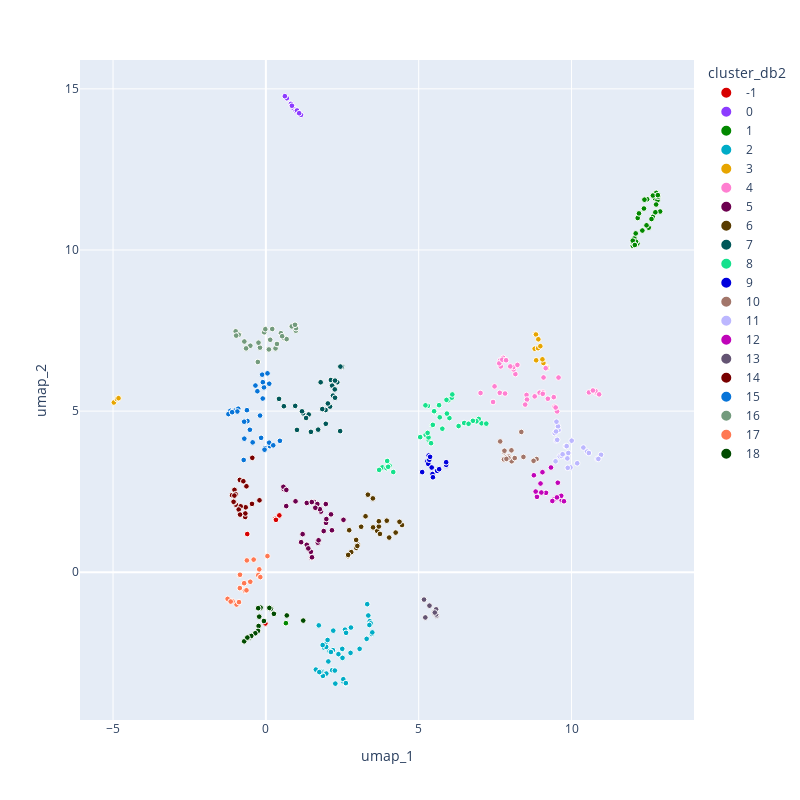

The code cell stored with this chart in its notebook:
### Code cell
df_plot['umap_1'] = u2[:,0]
df_plot['umap_2'] = u2[:,1]
# df_plot['umap_3'] = u2[:,2]
# df_plot['cluster_db2'] = labels
# df_plot['cluster_db2'] = df_plot['cluster_db2'].astype('category')

# n=df_plot['cluster_db2'].nunique()
# cmap = cc.cm.glasbey_dark
# chex = [matplotlib.colors.rgb2hex(cmap(i)) for i in range(n)]
# c_order = {'cluster_db2':list(np.r_[-1, 0:labels.max()+1])}

# fig = px.scatter_3d(df_plot, x='umap_1', y='umap_2', z='umap_3', size=np.repeat(1, df_plot.shape[0]), size_max=15,
#                     hover_name='stn_name',color='cluster_db2',
#                     color_discrete_sequence=chex,
#                     category_orders=c_order,
#                     opacity=1,
#                     width=800, height=800)
# fig.update_scenes(xaxis_showspikes=False)
# fig.update_scenes(yaxis_showspikes=False)
# fig.update_scenes(zaxis_showspikes=False)

fig = px.scatter(df_plot, x='umap_1', y='umap_2', size=np.repeat(1, df_plot.shape[0]), size_max=4,
                    hover_name='stn_name',color='cluster_db2',
                    color_discrete_sequence=chex,
                    category_orders=c_order,
                    opacity=1,
                    width=800, height=800)

fig.show()

### Figure 1 — Plotly figure (JSON) as saved in the notebook; plotly's stock layout.template omitted (floating-point values rounded to 4 significant figures)
{"data": [{"hovertemplate": "<b>%{hovertext}</b><br><br>cluster_db2=-1<br>umap_1=%{x}<br>umap_2=%{y}<br>size=%{marker.size}<extra></extra>", "hovertext": ["福興", "秀水", "埔心", "嘉義市東區", "六腳"], "legendgroup": "-1", "marker": {"color": "#d70000", "opacity": 1, "size": [1, 1, 1, 1, 1], "sizemode": "area", "sizeref": 0.0625, "symbol": "circle"}, "mode": "markers", "name": "-1", "orientation": "v", "showlegend": true, "type": "scatter", "x": [0.3068, 0.4408, 0.3303, -0.01648, -0.6095], "xaxis": "x", "y": [1.658, 1.764, 1.626, -1.588, 1.186], "yaxis": "y"}, {"hovertemplate": "<b>%{hovertext}</b><br><br>cluster_db2=0<br>umap_1=%{x}<br>umap_2=%{y}<br>size=%{marker.size}<extra></extra>", "hovertext": ["玉山", "雪山圈谷", "審馬陣", "南湖圈谷", "桃山", "雪山東峰", "昆陽", "合歡山", "小奇萊", "大禹嶺", "多加屯"], "legendgroup": "0", "marker": {"color": "#8c3cff", "opacity": 1, "size": [1, 1, 1, 1, 1, 1, 1, 1, 1, 1, 1], "sizemode": "area", "sizeref": 0.0625, "symbol": "circle"}, "mode": "markers", "name": "0", "orientation": "v", "showlegend": true, "type": "scatter", "x": [0.8198, 0.8932, 0.8935, 0.9778, 0.8527, 1.108, 0.6849, 1.019, 0.6211, 1.151, 1.089], "xaxis": "x", "y": [14.53, 14.43, 14.41, 14.32, 14.48, 14.25, 14.71, 14.33, 14.77, 14.19, 14.24], "yaxis": "y"}, {"hovertemplate": "<b>%{hovertext}</b><br><br>cluster_db2=1<br>umap_1=%{x}<br>umap_2=%{y}<br>size=%{marker.size}<extra></extra>", "hovertext": ["三地門", "鹽埔", "屏東", "赤山", "潮州", "來義", "春日", "琉球嶼", "高樹", "長治", "九如", "萬丹", "崁頂", "林邊", "佳冬", "新埤", "新園", "麟洛", "南州", "里港", "竹田", "月眉", "美濃", "溪埔", "阿公店", "鳳森", "旗山", "萬山", "六龜", "關廟"], "legendgroup": "1", "marker": {"color": "#028800", "opacity": 1, "size": [1, 1, 1, 1, 1, 1, 1, 1, 1, 1, 1, 1, 1, 1, 1, 1, 1, 1, 1, 1, 1, 1, 1, 1, 1, 1, 1, 1, 1, 1], "sizemode": "area", "sizeref": 0.0625, "symbol": "circle"}, "mode": "markers", "name": "1", "orientation": "v", "showlegend": true, "type": "scatter", "x": [12.01, 12.17, 12.1, 12.04, 12.9, 12.04, 12.06, 12.73, 12.15, 12.52, 12.37, 12.66, 12.81, 12.77, 12.83, 12.66, 12.77, 12.62, 12.82, 12.47, 12.21, 12.11, 12.1, 12.0, 0.6557, 12.74, 12.32, 12.39, 12.07, 12.45], "xaxis": "x", "y": [10.13, 10.99, 10.24, 10.24, 11.19, 10.21, 10.36, 11.6, 10.2, 10.69, 11.29, 11.03, 11.55, 11.77, 11.65, 11.69, 11.41, 10.96, 11.7, 11.57, 11.14, 10.26, 10.51, 10.29, -1.579, 11.17, 10.6, 11.56, 10.15, 10.77], "yaxis": "y"}, {"hovertemplate": "<b>%{hovertext}</b><br><br>cluster_db2=2<br>umap_1=%{x}<br>umap_2=%{y}<br>size=%{marker.size}<extra></extra>", "hovertext": ["臺南", "永康", "高雄", "大武", "恆春", "臺東", "車城", "貓鼻頭", "墾雷", "東港", "枋寮", "楓港", "佳樂水", "枋山", "蘭嶼高中", "香蘭", "加津林", "鳳山", "新興", "旗津", "梓官", "永安", "茄萣", "湖內", "彌陀", "岡山", "楠梓", "仁武", "鼓山", "三民", "苓雅", "林園", "大寮", "路竹", "橋頭", "大社", "左營", "臺南市北區", "臺南市南區", "仁德", "安平"], "legendgroup": "2", "marker": {"color": "#00acc7", "opacity": 1, "size": [1, 1, 1, 1, 1, 1, 1, 1, 1, 1, 1, 1, 1, 1, 1, 1, 1, 1, 1, 1, 1, 1, 1, 1, 1, 1, 1, 1, 1, 1, 1, 1, 1, 1, 1, 1, 1, 1, 1, 1, 1], "sizemode": "area", "sizeref": 0.0625, "symbol": "circle"}, "mode": "markers", "name": "2", "orientation": "v", "showlegend": true, "type": "scatter", "x": [1.951, 2.019, 2.535, 2.205, 2.589, 1.732, 3.399, 2.624, 2.783, 3.068, 3.297, 3.431, 3.351, 3.387, 3.316, 3.462, 3.482, 1.635, 2.534, 2.169, 2.488, 2.375, 1.897, 2.194, 2.499, 1.844, 2.257, 1.977, 2.771, 2.625, 2.617, 2.272, 1.865, 2.044, 1.793, 1.748, 2.508, 2.084, 2.129, 1.974, 1.858], "xaxis": "x", "y": [-2.237, -2.101, -3.391, -1.812, -1.781, -1.649, -1.521, -1.88, -1.716, -2.377, -2.067, -1.587, -1.342, -1.637, -0.9903, -1.912, -1.868, -3.019, -3.319, -3.04, -2.648, -2.54, -2.335, -2.418, -2.378, -3.08, -3.05, -3.143, -2.503, -3.463, -3.439, -3.456, -3.215, -2.768, -3.086, -3.098, -2.658, -2.45, -2.476, -2.318, -2.259], "yaxis": "y"}, {"hovertemplate": "<b>%{hovertext}</b><br><br>cluster_db2=3<br>umap_1=%{x}<br>umap_2=%{y}<br>size=%{marker.size}<extra></extra>", "hovertext": ["阿里山", "雪霸", "梨山", "梅峰", "大漢山", "向陽", "紅石", "勝林山", "金崙山", "太平山", "南山", "翠峰湖", "鴛鴦湖", "白嶺", "瑞穗林道", "赤柯山"], "legendgroup": "3", "marker": {"color": "#e7a500", "opacity": 1, "size": [1, 1, 1, 1, 1, 1, 1, 1, 1, 1, 1, 1, 1, 1, 1, 1], "sizemode": "area", "sizeref": 0.0625, "symbol": "circle"}, "mode": "markers", "name": "3", "orientation": "v", "showlegend": true, "type": "scatter", "x": [-4.973, -4.822, -4.838, -4.87, 8.794, -4.82, 8.906, 9.195, 9.081, 8.814, 8.843, 8.836, 8.915, 8.98, 9.048, 9.193], "xaxis": "x", "y": [5.267, 5.417, 5.402, 5.372, 6.936, 5.402, 6.954, 6.365, 6.494, 7.396, 6.577, 7.379, 7.229, 7.015, 6.607, 6.337], "yaxis": "y"}, {"hovertemplate": "<b>%{hovertext}</b><br><br>cluster_db2=4<br>umap_1=%{x}<br>umap_2=%{y}<br>size=%{marker.size}<extra></extra>", "hovertext": ["鞍部", "竹子湖", "坪林", "四堵", "泰平", "福山", "桶後", "石碇", "火燒寮", "大坪", "五指山", "三和", "大屯山", "五分山", "平等", "福山植物園", "下馬", "月眉山", "水源", "大坑", "鳳林山", "加路蘭山", "雙連埤", "玉蘭", "龜山島", "大礁溪", "鶯子嶺", "坪林石牌", "土場", "西德山", "西帽山", "樟樹山", "桃源谷", "佳心", "和平林道", "蕃薯寮", "清水林道"], "legendgroup": "4", "marker": {"color": "#ff7fd1", "opacity": 1, "size": [1, 1, 1, 1, 1, 1, 1, 1, 1, 1, 1, 1, 1, 1, 1, 1, 1, 1, 1, 1, 1, 1, 1, 1, 1, 1, 1, 1, 1, 1, 1, 1, 1, 1, 1, 1, 1], "sizemode": "area", "sizeref": 0.0625, "symbol": "circle"}, "mode": "markers", "name": "4", "orientation": "v", "showlegend": true, "type": "scatter", "x": [7.685, 7.482, 10.57, 10.78, 9.575, 10.79, 10.79, 10.9, 10.7, 7.653, 7.664, 7.433, 7.636, 7.764, 7.024, 9.155, 9.446, 9.059, 8.956, 8.795, 9.059, 8.163, 9.085, 7.825, 8.104, 8.528, 7.735, 8.095, 9.528, 8.23, 7.996, 8.542, 7.859, 9.418, 9.226, 8.483, 9.48], "xaxis": "x", "y": [6.388, 5.768, 5.58, 5.587, 6.041, 5.582, 5.618, 5.52, 5.64, 5.567, 6.572, 5.283, 6.483, 6.653, 5.562, 6.333, 5.138, 5.581, 5.571, 5.457, 5.537, 6.15, 6.044, 5.546, 6.295, 5.502, 6.597, 6.366, 4.99, 6.434, 6.387, 5.359, 6.579, 5.434, 5.385, 5.203, 5.112], "yaxis": "y"}, {"hovertemplate": "<b>%{hovertext}</b><br><br>cluster_db2=5<br>umap_1=%{x}<br>umap_2=%{y}<br>size=%{marker.size}<extra></extra>", "hovertext": ["花蓮", "東吉島", "澎湖", "成功", "梧棲", "三重", "苑裡", "大安", "清水", "龍井", "大雅(中科園區)", "鹿港", "二林", "埔鹽", "埤頭", "芳苑", "伸港", "線西", "宜梧", "臺西", "東石", "布袋", "南澳", "花嶼", "將軍", "北門", "七股", "和平"], "legendgroup": "5", "marker": {"color": "#6c004f", "opacity": 1, "size": [1, 1, 1, 1, 1, 1, 1, 1, 1, 1, 1, 1, 1, 1, 1, 1, 1, 1, 1, 1, 1, 1, 1, 1, 1, 1, 1, 1], "sizemode": "area", "sizeref": 0.0625, "symbol": "circle"}, "mode": "markers", "name": "5", "orientation": "v", "showlegend": true, "type": "scatter", "x": [1.203, 2.539, 1.892, 1.338, 2.131, 1.579, 1.961, 1.8, 1.684, 1.339, 1.765, 0.6661, 0.5801, 0.9705, 0.5735, 0.6697, 1.618, 1.503, 1.486, 1.967, 1.509, 1.471, 1.154, 2.162, 1.388, 1.7, 1.725, 1.979], "xaxis": "x", "y": [1.183, 1.627, 1.278, 0.8512, 1.796, 2.179, 2.116, 1.883, 2.117, 2.15, 1.957, 2.053, 2.586, 2.202, 2.651, 2.555, 2.001, 2.178, 0.4465, 1.533, 0.4641, 0.6356, 0.9336, 1.303, 0.7394, 0.9178, 0.9917, 1.651], "yaxis": "y"}, {"hovertemplate": "<b>%{hovertext}</b><br><br>cluster_db2=6<br>umap_1=%{x}<br>umap_2=%{y}<br>size=%{marker.size}<extra></extra>", "hovertext": ["彭佳嶼", "新屋", "金門", "蘭嶼", "馬祖", "鼻頭角", "三貂角", "白沙灣", "基隆嶼", "新豐", "湖口", "旭海", "綠島", "蘭嶼燈塔", "山豬窟", "東莒", "西嶼", "金沙", "金寧", "烏坵", "東引", "吉安光華"], "legendgroup": "6", "marker": {"color": "#583b00", "opacity": 1, "size": [1, 1, 1, 1, 1, 1, 1, 1, 1, 1, 1, 1, 1, 1, 1, 1, 1, 1, 1, 1, 1, 1], "sizemode": "area", "sizeref": 0.0625, "symbol": "circle"}, "mode": "markers", "name": "6", "orientation": "v", "showlegend": true, "type": "scatter", "x": [3.117, 3.261, 2.687, 3.64, 2.958, 3.508, 3.696, 3.696, 3.956, 3.338, 3.501, 4.246, 3.733, 4.034, 4.455, 3.002, 2.727, 2.793, 2.692, 2.954, 2.992, 4.371], "xaxis": "x", "y": [1.412, 1.737, 0.5002, 1.286, 0.7582, 1.392, 1.419, 1.583, 1.6, 2.407, 2.292, 1.231, 1.189, 1.077, 1.465, 0.8614, 1.305, 0.6244, 0.5371, 1.002, 0.816, 1.565], "yaxis": "y"}, {"hovertemplate": "<b>%{hovertext}</b><br><br>cluster_db2=7<br>umap_1=%{x}<br>umap_2=%{y}<br>size=%{marker.size}<extra></extra>", "hovertext": ["鶯歌", "復興", "梅花", "關西", "峨眉", "打鐵坑", "橫山", "香山", "寶山", "南庄", "大湖", "後龍", "明德", "通霄", "馬都安", "造橋", "銅鑼", "卓蘭", "西湖", "獅潭", "大河", "大肚", "石岡", "大甲", "神岡", "后里", "外埔", "新社"], "legendgroup": "7", "marker": {"color": "#005759", "opacity": 1, "size": [1, 1, 1, 1, 1, 1, 1, 1, 1, 1, 1, 1, 1, 1, 1, 1, 1, 1, 1, 1, 1, 1, 1, 1, 1, 1, 1, 1], "sizemode": "area", "sizeref": 0.0625, "symbol": "circle"}, "mode": "markers", "name": "7", "orientation": "v", "showlegend": true, "type": "scatter", "x": [2.43, 2.504, 2.483, 2.128, 2.181, 2.336, 2.168, 2.101, 2.263, 2.255, 1.793, 1.961, 2.029, 1.402, 2.439, 1.954, 1.846, 0.9603, 1.71, 2.196, 2.263, 1.216, 0.5893, 1.018, 1.316, 1.182, 1.474, 0.4304], "xaxis": "x", "y": [4.38, 6.383, 6.372, 5.966, 5.812, 5.897, 5.791, 5.14, 5.947, 5.675, 5.896, 4.607, 5.238, 4.895, 6.382, 5.034, 5.064, 5.161, 4.425, 5.482, 5.416, 4.931, 5.152, 4.417, 4.787, 4.994, 4.356, 5.379], "yaxis": "y"}, {"hovertemplate": "<b>%{hovertext}</b><br><br>cluster_db2=8<br>umap_1=%{x}<br>umap_2=%{y}<br>size=%{marker.size}<extra></extra>", "hovertext": ["淡水", "基隆", "新竹", "山佳", "瑞芳", "福隆", "雙溪", "富貴角", "金山", "三峽", "文山", "三芝", "八里", "土城", "汐止", "林口", "深坑", "五股", "屈尺", "八德", "大園", "觀音", "蘆竹", "大溪", "平鎮", "楊梅", "龍潭", "龜山", "中壢", "大溪永福", "竹東", "新竹市東區", "竹南", "頭份", "苗栗", "高鐵苗栗"], "legendgroup": "8", "marker": {"color": "#15e18d", "opacity": 1, "size": [1, 1, 1, 1, 1, 1, 1, 1, 1, 1, 1, 1, 1, 1, 1, 1, 1, 1, 1, 1, 1, 1, 1, 1, 1, 1, 1, 1, 1, 1, 1, 1, 1, 1, 1, 1], "sizemode": "area", "sizeref": 0.0625, "symbol": "circle"}, "mode": "markers", "name": "8", "orientation": "v", "showlegend": true, "type": "scatter", "x": [5.227, 6.306, 4.046, 5.322, 7.056, 6.964, 7.211, 6.888, 6.773, 5.404, 5.773, 6.488, 5.049, 5.321, 6.631, 5.667, 5.522, 5.3, 5.504, 5.291, 5.441, 6.006, 5.463, 5.972, 6.084, 5.923, 6.099, 5.909, 5.689, 5.221, 3.969, 4.167, 3.812, 3.946, 4.0, 3.707], "xaxis": "x", "y": [4.263, 4.536, 3.306, 4.115, 4.622, 4.757, 4.612, 4.685, 4.698, 4.005, 4.454, 4.632, 4.194, 4.184, 4.607, 5.185, 4.974, 5.162, 4.997, 4.324, 4.55, 4.784, 4.573, 5.337, 5.417, 4.923, 5.518, 5.349, 4.808, 5.18, 3.453, 3.11, 3.254, 3.231, 3.272, 3.175], "yaxis": "y"}, {"hovertemplate": "<b>%{hovertext}</b><br><br>cluster_db2=9<br>umap_1=%{x}<br>umap_2=%{y}<br>size=%{marker.size}<extra></extra>", "hovertext": ["板橋", "臺北", "社子", "天母", "士林", "內湖", "信義", "新莊", "蘆洲", "中和", "永和", "松山", "石牌", "桃園"], "legendgroup": "9", "marker": {"color": "#0000dd", "opacity": 1, "size": [1, 1, 1, 1, 1, 1, 1, 1, 1, 1, 1, 1, 1, 1], "sizemode": "area", "sizeref": 0.0625, "symbol": "circle"}, "mode": "markers", "name": "9", "orientation": "v", "showlegend": true, "type": "scatter", "x": [5.897, 5.899, 5.283, 5.312, 5.451, 5.347, 5.327, 5.426, 5.603, 5.372, 5.899, 5.669, 5.465, 5.114], "xaxis": "x", "y": [3.316, 3.333, 3.442, 3.364, 3.047, 3.491, 3.621, 3.25, 3.148, 3.581, 3.415, 3.198, 2.948, 3.109], "yaxis": "y"}, {"hovertemplate": "<b>%{hovertext}</b><br><br>cluster_db2=10<br>umap_1=%{x}<br>umap_2=%{y}<br>size=%{marker.size}<extra></extra>", "hovertext": ["蘇澳", "宜蘭", "七堵", "和中", "豐濱", "靜浦", "礁溪", "東澳", "五結", "頭城", "三星", "內城", "冬山", "羅東", "大福", "員山"], "legendgroup": "10", "marker": {"color": "#a2766a", "opacity": 1, "size": [1, 1, 1, 1, 1, 1, 1, 1, 1, 1, 1, 1, 1, 1, 1, 1], "sizemode": "area", "sizeref": 0.0625, "symbol": "circle"}, "mode": "markers", "name": "10", "orientation": "v", "showlegend": true, "type": "scatter", "x": [7.774, 8.042, 7.666, 8.857, 8.357, 8.759, 8.427, 8.034, 7.874, 8.142, 7.798, 7.805, 7.79, 7.943, 7.934, 7.87], "xaxis": "x", "y": [3.511, 3.444, 4.059, 3.512, 4.354, 3.457, 3.578, 3.783, 3.575, 3.544, 3.727, 3.77, 3.502, 3.59, 3.549, 3.517], "yaxis": "y"}, {"hovertemplate": "<b>%{hovertext}</b><br><br>cluster_db2=11<br>umap_1=%{x}<br>umap_2=%{y}<br>size=%{marker.size}<extra></extra>", "hovertext": ["太麻里", "知本", "鹿野", "池上", "大溪山", "金崙", "長濱", "關山", "七塊厝", "歷坵", "天祥", "鯉魚潭", "西林", "光復", "水璉", "明里", "玉里", "舞鶴", "富源", "東華", "萬榮", "瑞穗", "德武", "東里", "安通山"], "legendgroup": "11", "marker": {"color": "#bcb7ff", "opacity": 1, "size": [1, 1, 1, 1, 1, 1, 1, 1, 1, 1, 1, 1, 1, 1, 1, 1, 1, 1, 1, 1, 1, 1, 1, 1, 1], "sizemode": "area", "sizeref": 0.0625, "symbol": "circle"}, "mode": "markers", "name": "11", "orientation": "v", "showlegend": true, "type": "scatter", "x": [10.85, 10.97, 10.51, 10.57, 10.88, 9.964, 9.876, 10.19, 9.574, 9.558, 9.895, 9.813, 9.864, 9.617, 9.676, 10.39, 9.708, 10.01, 9.841, 9.477, 9.502, 9.532, 9.45, 9.495, 9.507], "xaxis": "x", "y": [3.52, 3.646, 3.744, 3.7, 3.517, 3.252, 3.241, 3.382, 4.411, 4.527, 3.701, 3.915, 3.532, 3.597, 3.612, 3.869, 3.661, 4.083, 3.914, 3.443, 4.088, 4.109, 4.319, 4.369, 4.672], "yaxis": "y"}, {"hovertemplate": "<b>%{hovertext}</b><br><br>cluster_db2=12<br>umap_1=%{x}<br>umap_2=%{y}<br>size=%{marker.size}<extra></extra>", "hovertext": ["牡丹", "墾丁", "金峰嘉蘭", "延平", "石寧山", "檳榔四格山", "都歷", "瑞和", "土坂", "富里", "鳳林", "卓溪", "新城", "富世", "清水斷崖"], "legendgroup": "12", "marker": {"color": "#c004b9", "opacity": 1, "size": [1, 1, 1, 1, 1, 1, 1, 1, 1, 1, 1, 1, 1, 1, 1], "sizemode": "area", "sizeref": 0.0625, "symbol": "circle"}, "mode": "markers", "name": "12", "orientation": "v", "showlegend": true, "type": "scatter", "x": [8.869, 8.827, 9.427, 9.679, 9.165, 9.663, 9.013, 9.523, 9.373, 9.752, 9.328, 9.551, 8.986, 8.768, 9.049], "xaxis": "x", "y": [2.339, 2.504, 2.261, 2.23, 2.465, 2.372, 2.475, 2.323, 2.211, 2.203, 3.251, 2.778, 2.754, 3.01, 3.105], "yaxis": "y"}, {"hovertemplate": "<b>%{hovertext}</b><br><br>cluster_db2=13<br>umap_1=%{x}<br>umap_2=%{y}<br>size=%{marker.size}<extra></extra>", "hovertext": ["臺中", "大坑", "大里", "潭子", "烏日", "西屯", "南屯", "社頭", "草屯", "南投"], "legendgroup": "13", "marker": {"color": "#645473", "opacity": 1, "size": [1, 1, 1, 1, 1, 1, 1, 1, 1, 1], "sizemode": "area", "sizeref": 0.0625, "symbol": "circle"}, "mode": "markers", "name": "13", "orientation": "v", "showlegend": true, "type": "scatter", "x": [5.515, 5.505, 5.51, 5.587, 5.217, 5.57, 5.569, 5.527, 5.174, 5.353], "xaxis": "x", "y": [-1.245, -1.222, -1.281, -1.346, -1.403, -1.151, -1.31, -1.25, -0.8485, -1.037], "yaxis": "y"}, {"hovertemplate": "<b>%{hovertext}</b><br><br>cluster_db2=14<br>umap_1=%{x}<br>umap_2=%{y}<br>size=%{marker.size}<extra></extra>", "hovertext": ["溪州", "大城", "竹塘", "水里", "崙背", "四湖", "土庫", "北港", "西螺", "褒忠", "二崙", "大埤", "斗南", "莿桐", "元長", "水林", "雲林東勢", "蔦松", "溪口"], "legendgroup": "14", "marker": {"color": "#790000", "opacity": 1, "size": [1, 1, 1, 1, 1, 1, 1, 1, 1, 1, 1, 1, 1, 1, 1, 1, 1, 1, 1], "sizemode": "area", "sizeref": 0.0625, "symbol": "circle"}, "mode": "markers", "name": "14", "orientation": "v", "showlegend": true, "type": "scatter", "x": [-0.6355, -1.106, -1.027, -0.444, -0.9898, -0.9818, -0.6602, -0.8244, -0.8518, -0.4539, -0.2087, -0.6752, -0.6715, -0.7364, -0.8886, -1.039, -1.056, -1.029, -0.8438], "xaxis": "x", "y": [2.668, 2.391, 2.556, 3.551, 2.421, 2.097, 2.015, 2.045, 2.866, 2.121, 2.233, 1.716, 1.824, 2.825, 1.947, 2.17, 2.186, 2.379, 1.789], "yaxis": "y"}, {"hovertemplate": "<b>%{hovertext}</b><br><br>cluster_db2=15<br>umap_1=%{x}<br>umap_2=%{y}<br>size=%{marker.size}<extra></extra>", "hovertext": ["東勢", "中竹林", "豐原", "芬園", "員林", "溪湖", "高鐵彰化", "田尾", "北斗", "二水", "埔里", "中寮", "信義", "竹山", "魚池", "集集", "名間", "國姓", "斗六", "林內", "古坑", "棋山", "高鐵雲林", "中埔", "竹崎", "番路", "嘉義梅山", "王爺宮", "鹿寮"], "legendgroup": "15", "marker": {"color": "#0774d8", "opacity": 1, "size": [1, 1, 1, 1, 1, 1, 1, 1, 1, 1, 1, 1, 1, 1, 1, 1, 1, 1, 1, 1, 1, 1, 1, 1, 1, 1, 1, 1, 1], "sizemode": "area", "sizeref": 0.0625, "symbol": "circle"}, "mode": "markers", "name": "15", "orientation": "v", "showlegend": true, "type": "scatter", "x": [-0.1017, 0.1107, -0.1901, -0.1562, 0.1329, 0.1075, -0.03049, 0.2414, 0.4599, -0.432, -0.06357, -0.3407, -0.1211, -0.6018, 0.05364, -0.2777, -0.5228, -0.09932, -0.7255, -0.7057, -0.7107, -0.6197, -0.04366, -1.012, -1.163, -0.9047, -0.9354, -1.226, -1.104], "xaxis": "x", "y": [5.391, 5.851, 4.862, 4.17, 3.913, 4.021, 3.85, 3.939, 4.078, 4.03, 5.736, 5.794, 6.131, 4.691, 6.172, 5.617, 4.422, 5.899, 3.484, 4.145, 4.672, 5.03, 3.804, 5.016, 5.009, 5.075, 4.989, 4.907, 4.967], "yaxis": "y"}, {"hovertemplate": "<b>%{hovertext}</b><br><br>cluster_db2=16<br>umap_1=%{x}<br>umap_2=%{y}<br>size=%{marker.size}<extra></extra>", "hovertext": ["日月潭", "中坑", "神木村", "廬山", "鳳凰", "仁愛", "萬大林道", "草嶺", "馬頭山", "奮起湖", "茶山", "里佳", "達邦", "表湖", "曾文", "北寮", "玉井", "尾寮山", "阿禮", "瑪家", "舊泰武", "復興", "甲仙", "內門", "古亭坑", "小林", "關子嶺"], "legendgroup": "16", "marker": {"color": "#739b7d", "opacity": 1, "size": [1, 1, 1, 1, 1, 1, 1, 1, 1, 1, 1, 1, 1, 1, 1, 1, 1, 1, 1, 1, 1, 1, 1, 1, 1, 1, 1], "sizemode": "area", "sizeref": 0.0625, "symbol": "circle"}, "mode": "markers", "name": "16", "orientation": "v", "showlegend": true, "type": "scatter", "x": [0.316, 0.4912, 0.983, 0.9802, 0.5813, 0.6792, 0.9857, 0.5322, -0.5081, 0.8481, -0.1931, 0.9532, 0.3631, -0.2625, -0.8738, -0.9062, -0.9873, 0.2085, 0.1419, -0.05441, -0.01801, 0.09931, -0.7045, -0.8884, -0.9712, -0.6472, -0.2415], "xaxis": "x", "y": [6.947, 7.418, 7.636, 7.496, 7.272, 7.234, 7.575, 7.325, 7.03, 7.63, 6.97, 7.679, 7.084, 6.525, 7.404, 7.387, 7.476, 7.548, 7.215, 7.447, 7.543, 6.914, 7.16, 7.369, 7.343, 6.947, 7.123], "yaxis": "y"}, {"hovertemplate": "<b>%{hovertext}</b><br><br>cluster_db2=17<br>umap_1=%{x}<br>umap_2=%{y}<br>size=%{marker.size}<extra></extra>", "hovertext": ["嘉義", "虎尾", "東後寮", "朴子", "大林", "太保", "水上", "民雄", "鹿草", "新港", "東河", "下營", "佳里", "白河", "學甲", "鹽水", "新營", "後壁"], "legendgroup": "17", "marker": {"color": "#ff7852", "opacity": 1, "size": [1, 1, 1, 1, 1, 1, 1, 1, 1, 1, 1, 1, 1, 1, 1, 1, 1, 1], "sizemode": "area", "sizeref": 0.0625, "symbol": "circle"}, "mode": "markers", "name": "17", "orientation": "v", "showlegend": true, "type": "scatter", "x": [-0.6847, -1.252, -0.3994, -0.6217, -0.9592, -1.092, -0.8587, -0.8794, -0.8517, -1.15, -0.5101, -0.2483, -0.1815, -0.711, 0.05216, -0.2164, -0.6348, -0.8467], "xaxis": "x", "y": [-0.5731, -0.8257, 0.3923, 0.3672, -1.001, -0.9019, -0.09632, -0.9262, -0.4913, -0.9094, -0.2944, -0.09125, -0.1497, -0.3397, 0.5013, 0.09023, -0.5597, -0.07797], "yaxis": "y"}, {"hovertemplate": "<b>%{hovertext}</b><br><br>cluster_db2=18<br>umap_1=%{x}<br>umap_2=%{y}<br>size=%{marker.size}<extra></extra>", "hovertext": ["大內", "善化", "安南", "崎頂", "虎頭埤", "新市", "媽廟", "東河", "南田", "阿蓮", "麻豆", "官田", "西港", "安定", "山上", "左鎮"], "legendgroup": "18", "marker": {"color": "#004b00", "opacity": 1, "size": [1, 1, 1, 1, 1, 1, 1, 1, 1, 1, 1, 1, 1, 1, 1, 1], "sizemode": "area", "sizeref": 0.0625, "symbol": "circle"}, "mode": "markers", "name": "18", "orientation": "v", "showlegend": true, "type": "scatter", "x": [-0.2382, 0.2629, 0.1654, -0.7092, -0.5518, -0.2563, -0.3455, 1.222, 0.6847, -0.065, -0.1734, -0.2179, -0.2511, 0.1142, -0.4774, -0.6055], "xaxis": "x", "y": [-1.668, -1.29, -1.13, -2.144, -2.029, -1.82, -1.893, -1.5, -1.341, -1.513, -1.098, -1.379, -1.114, -1.107, -1.976, -2.026], "yaxis": "y"}], "layout": {"height": 800, "legend": {"itemsizing": "constant", "title": {"text": "cluster_db2"}, "tracegroupgap": 0}, "margin": {"t": 60}, "width": 800, "xaxis": {"anchor": "y", "autorange": true, "domain": [0, 1], "range": [-6.08, 14.01], "title": {"text": "umap_1"}, "type": "linear"}, "yaxis": {"anchor": "x", "autorange": true, "domain": [0, 1], "range": [-4.585, 15.9], "title": {"text": "umap_2"}, "type": "linear"}}}
